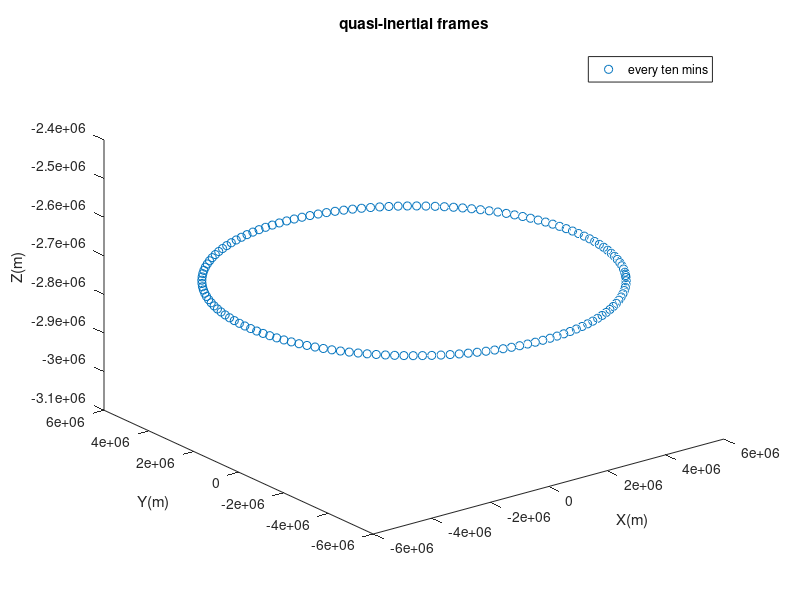
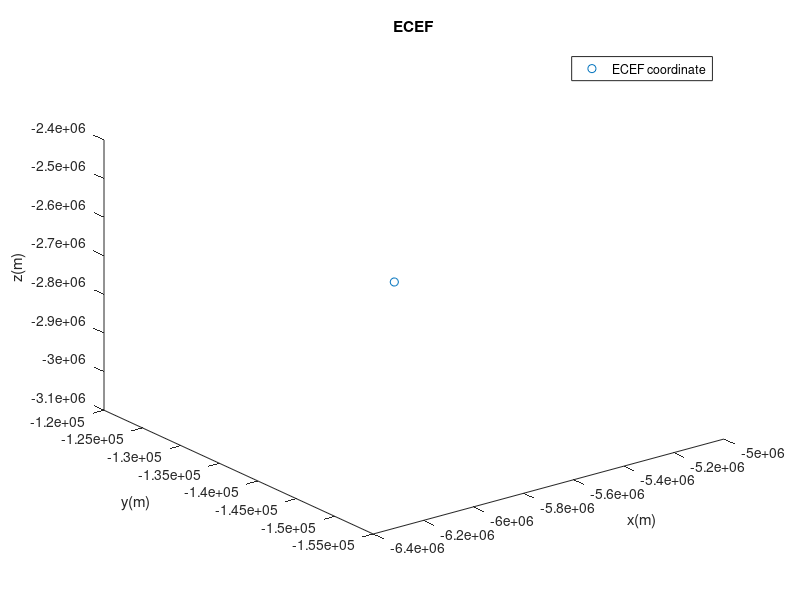

Here is the MATLAB script that generated these plots, in order:
%Lab5_2 Leon
GST0 =(9+40/60+46.098/3600)*360/24*pi/180;
we = 7292115.8553*10^-11;
t = [0:600:86400];
GST = GST0+t*we;
GST_angle = mod(GST,2*pi)*180/pi;
GST_time = mod(GST,2*pi)*180/pi*24/360;
GST_hour = fix(GST_time);
GST_minute = fix((GST_time-GST_hour)*60);
GST_second = ((GST_time-GST_hour)*60-GST_minute)*60;

GST_d = fix(GST_angle);
GST_m = fix((GST_angle-GST_d)*60);
GST_s = ((GST_angle-GST_d)*60-GST_m)*60;

x = -5756029.090;
y = -136762.372;
z = -2727465.155;
for i=1:length(GST_angle)
    Rz_T = [cosd(GST_angle(i)) sind(GST_angle(i)) 0;-sind(GST_angle(i)) cosd(GST_angle(i)) 0;0 0 1]';
    XYZ = Rz_T*[x;y;z];
    X(i) = XYZ(1);
    Y(i) = XYZ(2);
    Z(i) = XYZ(3);
end

plot3(X,Y,Z,'o');
xlabel('X(m)');
ylabel('Y(m)');
zlabel('Z(m)');
title('quasi-inertial frames');
legend('every ten mins')

figure;
plot3(x,y,z,'o')
xlabel('x(m)');
ylabel('y(m)');
zlabel('z(m)');
title('ECEF');
legend('ECEF coordinate')

fid = fopen('Lab5_2.txt','w') ;
for i=1:length(GST_angle)
    fprintf(fid,'%02.0f %02.0f %02.4f\t%.3f\t%.3f\t%.3f\t%.3f\t%.3f\t%.3f\r\n',GST_hour(i),GST_minute(i),...
        GST_second(i),x,y,z,X(i),Y(i),Z(i));
end
fclose(fid);